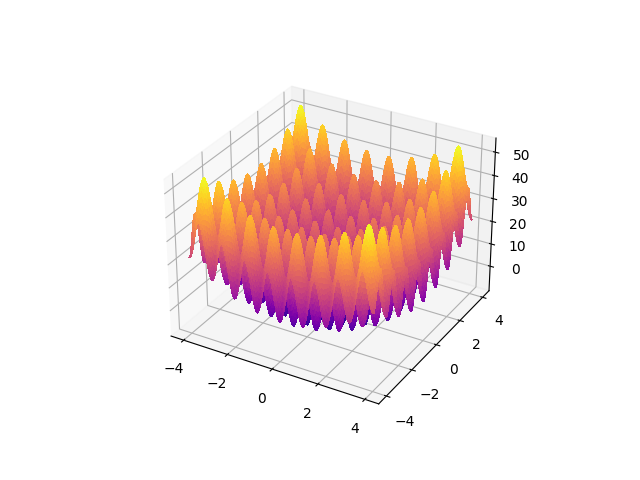

The script that saved this image:
#!/usr/bin/env python
# coding: utf-8

"""
https://en.wikipedia.org/wiki/Rastrigin_function

Non-convex function for testing optimization algorithms.
"""

from matplotlib import cm
import math
import matplotlib.pyplot as plt
import numpy as np

def rastrigin(*X, **kwargs):
    A = kwargs.get('A', 10)
    return A + sum([(x**2 - A * np.cos(2 * math.pi * x)) for x in X])

if __name__ == '__main__':
    X = np.linspace(-4, 4, 200)    
    Y = np.linspace(-4, 4, 200)    

    X, Y = np.meshgrid(X, Y)

    Z = rastrigin(X, Y, A=10)

    fig = plt.figure()
    ax = fig.add_subplot(projection='3d')

    ax.plot_surface(X, Y, Z, rstride=1, cstride=1, cmap=cm.plasma, linewidth=0, antialiased=False)    
    plt.savefig('visualization/rastrigin.png')